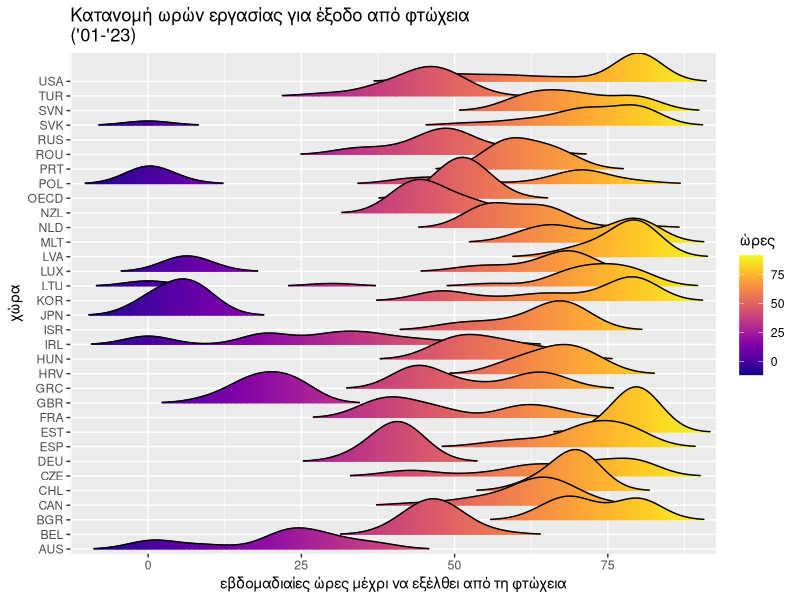
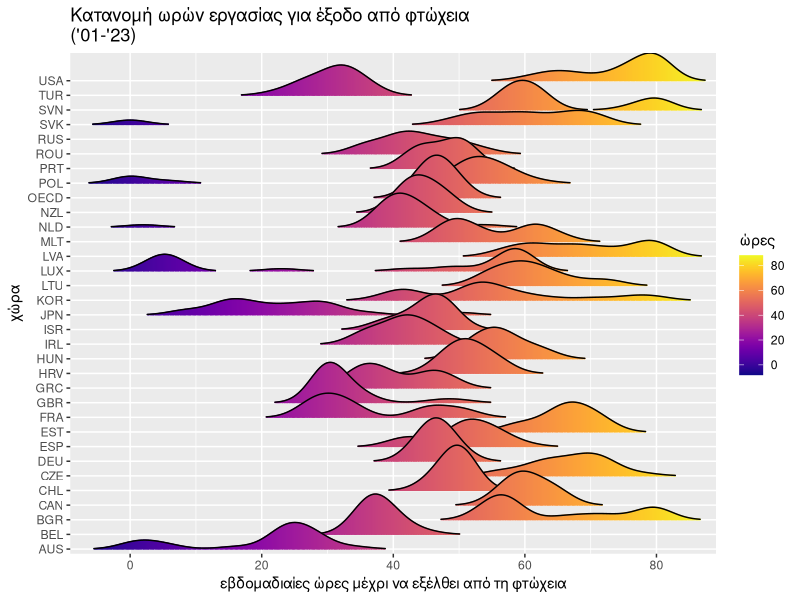
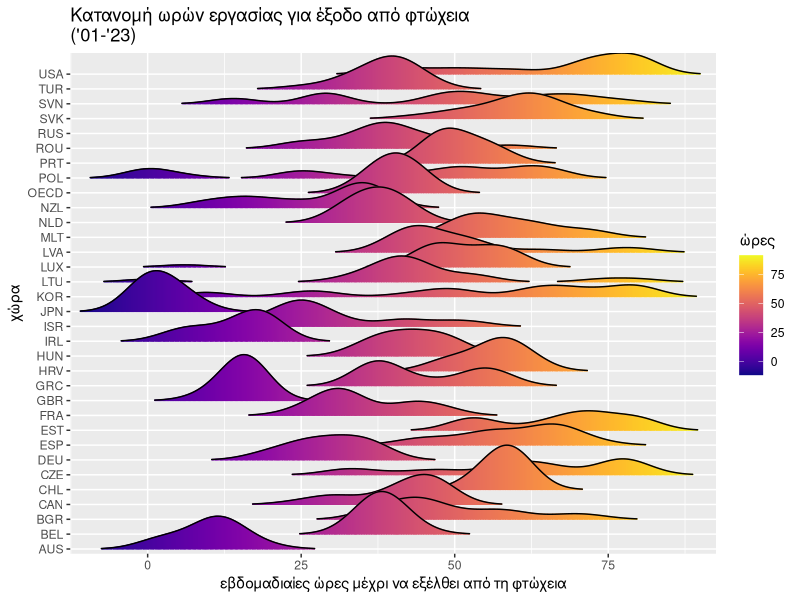
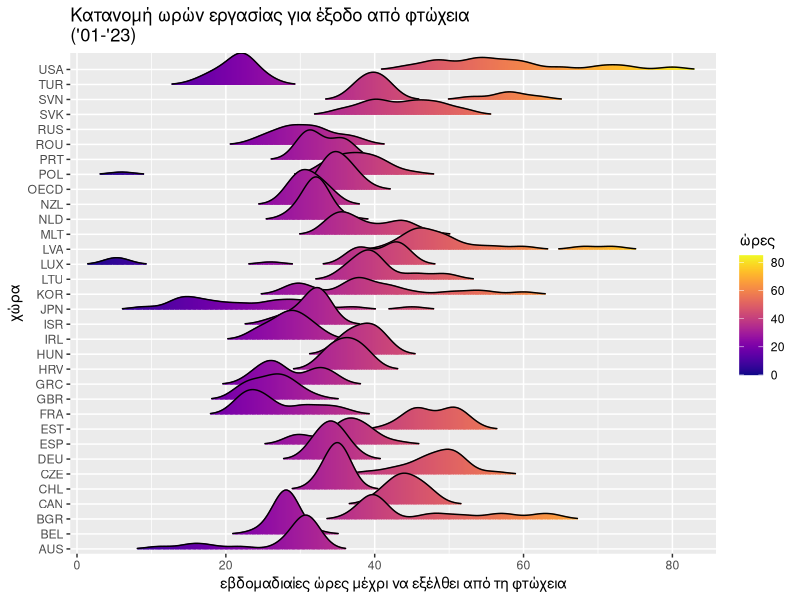
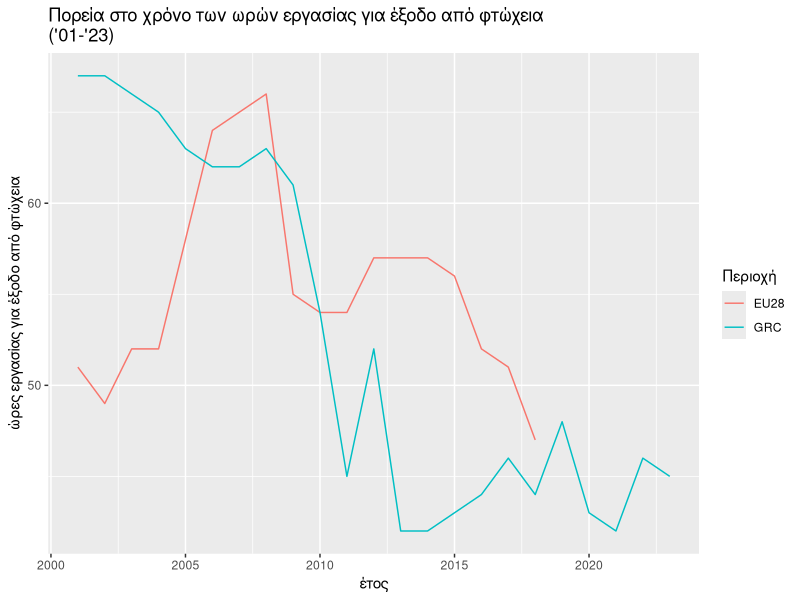
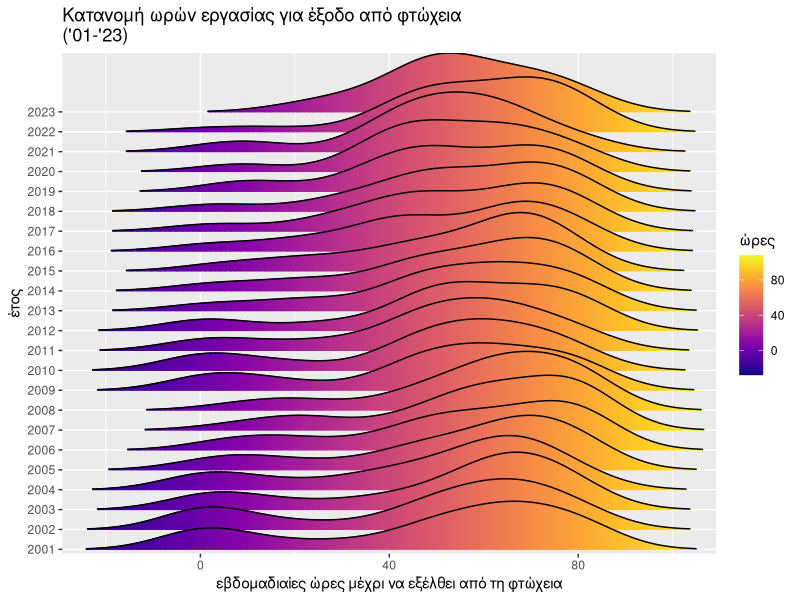
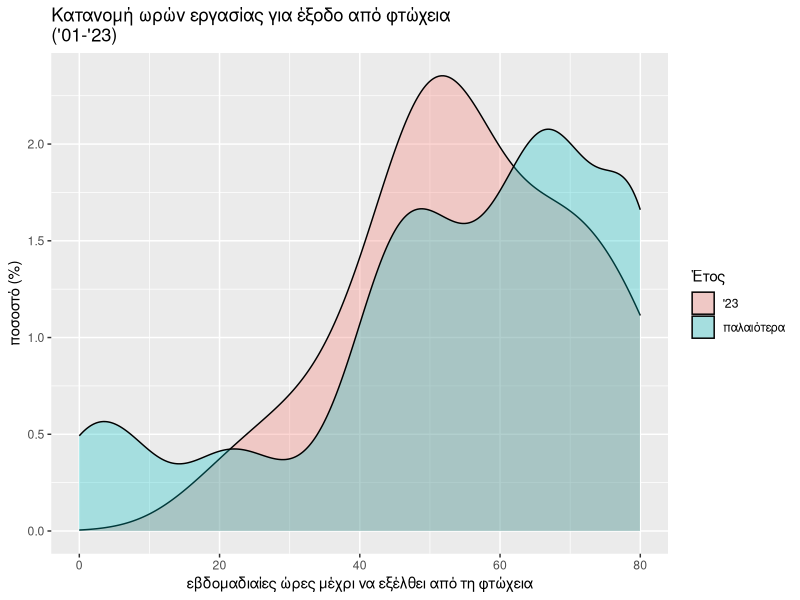
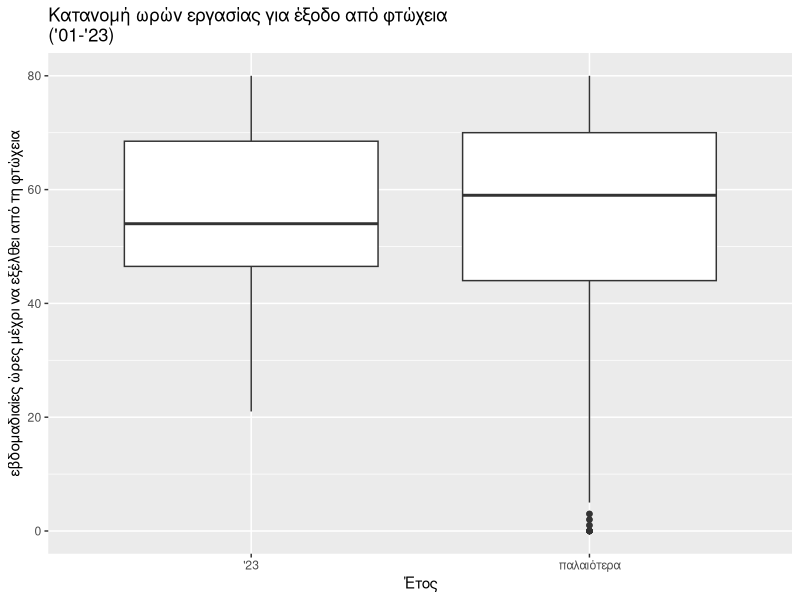

Recreate these plots in R, in order.
## ---- chunk 1
knitr::opts_chunk$set(echo = TRUE)
library(kableExtra)
## ---- chunk 2
rm(list = ls())
## ---- chunk 3
WORKEXPOV <- read.csv("WORKEXPOV.csv", na.string = "")
knitr::kable(head(WORKEXPOV)) %>%
  kable_styling("striped", full_width = F) %>%
  scroll_box(width = "100%", height = "200px")
## ---- chunk 4
WORKEXPOV <- WORKEXPOV[WORKEXPOV$Measure == "Hours at minimum wage",]
WORKEXPOV$ISgr <- ifelse(WORKEXPOV$Country=="Greece", "GR", "notGr")
## ---- chunk 5
WORKEXPOV$is23 <- ifelse(WORKEXPOV$TIME_PERIOD==2023, "'23", "παλαιότερα")
## ---- chunk 6
WORKEXPOVeuGR <- WORKEXPOV[WORKEXPOV$LOCATION=="GRC" | WORKEXPOV$LOCATION=="EU28", ]
WORKEXPOV <- WORKEXPOV[WORKEXPOV$LOCATION != "EU28",]
## ---- chunk 7
if(!require(ggplot2)){
  install.packages("ggplot2")
  library(ggplot2)
}
if(!require(ggridges)){
  install.packages("ggridges")
  library(ggridges)
}
if(!require(rstatix)){
    install.packages("rstatix")
    library(rstatix)
}
if(!require(viridis)){
    install.packages("viridis")
    library(viridis)
}
## ---- chunk 8
couple2child23global <- WORKEXPOV[WORKEXPOV$SUBJECT=="UNEMP_COUPL2CHLD",]
## ---- chunk 9
ggplot(couple2child23global, aes(x = OBS_VALUE, y = as.factor(LOCATION), fill = after_stat(x))) +
  geom_density_ridges_gradient(scale = 3, rel_min_height = 0.01, gradient_lwd = 1.) +
  scale_x_continuous(expand = c(0.01, 0)) +
  scale_y_discrete(expand = c(0.01, 0)) +
  scale_fill_viridis(name = "ώρες", option = "C") +
  labs(title = "Κατανομή ωρών εργασίας για έξοδο από φτώχεια \n('01-'23)",
       x = "εβδομαδιαίες ώρες μέχρι να εξέλθει από τη φτώχεια",
       y = "χώρα")
## ---- chunk 10
coupleNOchild23global <- WORKEXPOV[WORKEXPOV$SUBJECT=="UNEMP_COUPLNOCHLD",]
## ---- chunk 11
ggplot(coupleNOchild23global, aes(x = OBS_VALUE, y = as.factor(LOCATION), fill = after_stat(x))) +
  geom_density_ridges_gradient(scale = 3, rel_min_height = 0.01, gradient_lwd = 1.) +
  scale_x_continuous(expand = c(0.01, 0)) +
  scale_y_discrete(expand = c(0.01, 0)) +
  scale_fill_viridis(name = "ώρες", option = "C") +
  labs(title = "Κατανομή ωρών εργασίας για έξοδο από φτώχεια \n('01-'23)",
       x = "εβδομαδιαίες ώρες μέχρι να εξέλθει από τη φτώχεια",
       y = "χώρα")
## ---- chunk 12
single2child23global <- WORKEXPOV[WORKEXPOV$SUBJECT=="SNGL2CHLD",]
## ---- chunk 13
ggplot(single2child23global, aes(x = OBS_VALUE, y = as.factor(LOCATION), fill = after_stat(x))) +
  geom_density_ridges_gradient(scale = 3, rel_min_height = 0.01, gradient_lwd = 1.) +
  scale_x_continuous(expand = c(0.01, 0)) +
  scale_y_discrete(expand = c(0.01, 0)) +
  scale_fill_viridis(name = "ώρες", option = "C") +
  labs(title = "Κατανομή ωρών εργασίας για έξοδο από φτώχεια \n('01-'23)",
       x = "εβδομαδιαίες ώρες μέχρι να εξέλθει από τη φτώχεια",
       y = "χώρα")
## ---- chunk 14
singleNOchild23global <- WORKEXPOV[WORKEXPOV$SUBJECT=="SNGLNOCHLD",]
## ---- chunk 15
ggplot(singleNOchild23global, aes(x = OBS_VALUE, y = as.factor(LOCATION), fill = after_stat(x))) +
  geom_density_ridges_gradient(scale = 3, rel_min_height = 0.01, gradient_lwd = 1.) +
  scale_x_continuous(expand = c(0.01, 0)) +
  scale_y_discrete(expand = c(0.01, 0)) +
  scale_fill_viridis(name = "ώρες", option = "C") +
  labs(title = "Κατανομή ωρών εργασίας για έξοδο από φτώχεια \n('01-'23)",
       x = "εβδομαδιαίες ώρες μέχρι να εξέλθει από τη φτώχεια",
       y = "χώρα")
## ---- chunk 16
couple2child23EU <- WORKEXPOVeuGR[WORKEXPOVeuGR$SUBJECT=="UNEMP_COUPL2CHLD",]
## ---- chunk 17
couple2child23euPlot <- ggplot(couple2child23EU, aes(x=TIME_PERIOD, y=OBS_VALUE, group = LOCATION, colour = LOCATION))

couple2child23euPlot + geom_line() +
  labs(title = "Πορεία στο χρόνο των ωρών εργασίας για έξοδο από φτώχεια \n('01-'23)",
       x = "έτος",
       y = "ώρες εργασίας για έξοδο από φτώχεια",
       colour = "Περιοχή")
## ---- chunk 18
ggplot(couple2child23global, aes(x = OBS_VALUE, y = as.factor(TIME_PERIOD), fill = after_stat(x))) +
  geom_density_ridges_gradient(scale = 3, rel_min_height = 0.01, gradient_lwd = 1.) +
  scale_x_continuous(expand = c(0.01, 0)) +
  scale_y_discrete(expand = c(0.01, 0)) +
  scale_fill_viridis(name = "ώρες", option = "C") +
  labs(title = "Κατανομή ωρών εργασίας για έξοδο από φτώχεια \n('01-'23)",
       x = "εβδομαδιαίες ώρες μέχρι να εξέλθει από τη φτώχεια",
       y = "έτος")
## ---- chunk 19
couple2child23globalPlot <- ggplot(couple2child23global, aes(x=OBS_VALUE, fill = is23))
couple2child23globalPlot + geom_density(aes(y = after_stat(density) * 100),alpha=0.3) +
  labs(title = "Κατανομή ωρών εργασίας για έξοδο από φτώχεια \n('01-'23)",
       x = "εβδομαδιαίες ώρες μέχρι να εξέλθει από τη φτώχεια",
       y = "ποσοστό (%)",
       fill = "Έτος")
## ---- chunk 20
couple2child23globalPlot <- ggplot(couple2child23global, aes(x=is23, y=OBS_VALUE))
couple2child23globalPlot + geom_boxplot()+
  labs(title = "Κατανομή ωρών εργασίας για έξοδο από φτώχεια \n('01-'23)",
       y = "εβδομαδιαίες ώρες μέχρι να εξέλθει από τη φτώχεια",
       x = "Έτος")
## ---- chunk 21
wilcox.test(data = couple2child23global, OBS_VALUE~is23)
## ---- chunk 22
coupleNOchild23EU <- WORKEXPOVeuGR[WORKEXPOVeuGR$SUBJECT=="UNEMP_COUPLNOCHLD",]
## ---- chunk 23
coupleNOchild23euPlot <- ggplot(coupleNOchild23EU, aes(x=TIME_PERIOD, y=OBS_VALUE, group = LOCATION, colour = LOCATION))

coupleNOchild23euPlot + geom_line()+
  labs(title = "Πορεία στο χρόνο των ωρών εργασίας για έξοδο από φτώχεια \n('01-'23)",
       x = "έτος",
       y = "ώρες εργασίας για έξοδο από φτώχεια",
       colour = "Περιοχή")
## ---- chunk 24
ggplot(coupleNOchild23global, aes(x = OBS_VALUE, y = as.factor(TIME_PERIOD), fill = after_stat(x))) +
  geom_density_ridges_gradient(scale = 3, rel_min_height = 0.01, gradient_lwd = 1.) +
  scale_x_continuous(expand = c(0.01, 0)) +
  scale_y_discrete(expand = c(0.01, 0)) +
  scale_fill_viridis(name = "ώρες", option = "C") +
  labs(title = "Κατανομή ωρών εργασίας για έξοδο από φτώχεια \n('01-'23)",
       x = "εβδομαδιαίες ώρες μέχρι να εξέλθει από τη φτώχεια",
       y = "έτος")
## ---- chunk 25
coupleNOchild23globalPlot <- ggplot(coupleNOchild23global, aes(x=OBS_VALUE, fill = is23))
coupleNOchild23globalPlot + geom_density(aes(y = after_stat(density) * 100),alpha=0.3) +
  labs(title = "Κατανομή ωρών εργασίας για έξοδο από φτώχεια",
       x = "εβδομαδιαίες ώρες μέχρι να εξέλθει από τη φτώχεια",
       y = "ποσοστό (%)",
       fill = "Έτος")
## ---- chunk 26
coupleNOchild23globalPlot2 <- ggplot(coupleNOchild23global, aes(x=is23, y=OBS_VALUE))
coupleNOchild23globalPlot2 + geom_boxplot()+
  labs(title = "Κατανομή ωρών εργασίας για έξοδο από φτώχεια",
       y = "εβδομαδιαίες ώρες μέχρι να εξέλθει από τη φτώχεια",
       x = "Έτος")
## ---- chunk 27
wilcox.test(data = coupleNOchild23global, OBS_VALUE~is23)
## ---- chunk 28
singleNOchild23EU <- WORKEXPOVeuGR[WORKEXPOVeuGR$SUBJECT=="SNGL2CHLD",]
## ---- chunk 29
singleNOchild23euPlot <- ggplot(singleNOchild23EU, aes(x=TIME_PERIOD, y=OBS_VALUE, group = LOCATION, colour = LOCATION))

singleNOchild23euPlot + geom_line()+
  labs(title = "Πορεία στο χρόνο των ωρών εργασίας για έξοδο από φτώχεια \n('01-'23)",
       x = "έτος",
       y = "ώρες εργασίας για έξοδο από φτώχεια",
       colour = "Περιοχή")
## ---- chunk 30
ggplot(single2child23global, aes(x = OBS_VALUE, y = as.factor(TIME_PERIOD), fill = after_stat(x))) +
  geom_density_ridges_gradient(scale = 3, rel_min_height = 0.01, gradient_lwd = 1.) +
  scale_x_continuous(expand = c(0.01, 0)) +
  scale_y_discrete(expand = c(0.01, 0)) +
  scale_fill_viridis(name = "ώρες", option = "C") +
  labs(title = "Κατανομή ωρών εργασίας για έξοδο από φτώχεια \n('01-'23)",
       x = "εβδομαδιαίες ώρες μέχρι να εξέλθει από τη φτώχεια",
       y = "έτος")
## ---- chunk 31
single2child23globalPlot <- ggplot(single2child23global, aes(x=OBS_VALUE, fill = is23))
single2child23globalPlot + geom_density(aes(y = after_stat(density) * 100),alpha=0.3) +
  labs(title = "Κατανομή ωρών εργασίας για έξοδο από φτώχεια",
       x = "εβδομαδιαίες ώρες μέχρι να εξέλθει από τη φτώχεια",
       y = "ποσοστό (%)",
       fill = "Έτος")
## ---- chunk 32
single2child23globalPlot2 <- ggplot(single2child23global, aes(x=is23, y=OBS_VALUE))
single2child23globalPlot2 + geom_boxplot()+
  labs(title = "Κατανομή ωρών εργασίας για έξοδο από φτώχεια",
       y = "εβδομαδιαίες ώρες μέχρι να εξέλθει από τη φτώχεια",
       x = "Έτος")
## ---- chunk 33
wilcox.test(data = single2child23global, OBS_VALUE~is23)
## ---- chunk 34
singleNOchild23EU <- WORKEXPOVeuGR[WORKEXPOVeuGR$SUBJECT=="SNGLNOCHLD",]
## ---- chunk 35
singleNOchild23euPlot <- ggplot(singleNOchild23EU, aes(x=TIME_PERIOD, y=OBS_VALUE, group = LOCATION, colour = LOCATION))

singleNOchild23euPlot + geom_line()+
  labs(title = "Πορεία στο χρόνο των ωρών εργασίας για έξοδο από φτώχεια \n('01-'23)",
       x = "έτος",
       y = "ώρες εργασίας για έξοδο από φτώχεια",
       colour = "Περιοχή")
## ---- chunk 36
ggplot(singleNOchild23global, aes(x = OBS_VALUE, y = as.factor(TIME_PERIOD), fill = after_stat(x))) +
  geom_density_ridges_gradient(scale = 3, rel_min_height = 0.01, gradient_lwd = 1.) +
  scale_x_continuous(expand = c(0.01, 0)) +
  scale_y_discrete(expand = c(0.01, 0)) +
  scale_fill_viridis(name = "ώρες", option = "C") +
  labs(title = "Κατανομή ωρών εργασίας για έξοδο από φτώχεια \n('01-'23)",
       x = "εβδομαδιαίες ώρες μέχρι να εξέλθει από τη φτώχεια",
       y = "έτος")
## ---- chunk 37
singleNOchild23globalPlot <- ggplot(singleNOchild23global, aes(x=OBS_VALUE, fill = is23))
singleNOchild23globalPlot + geom_density(aes(y = after_stat(density) * 100),alpha=0.3) +
  labs(title = "Κατανομή ωρών εργασίας για έξοδο από φτώχεια",
       x = "εβδομαδιαίες ώρες μέχρι να εξέλθει από τη φτώχεια",
       y = "ποσοστό (%)",
       fill = "Έτος")
## ---- chunk 38
singleNOchild23globalPlot2 <- ggplot(singleNOchild23global, aes(x=is23, y=OBS_VALUE))
singleNOchild23globalPlot2 + geom_boxplot(outlier.shape = NA)+
  labs(title = "Κατανομή ωρών εργασίας για έξοδο από φτώχεια",
       y = "εβδομαδιαίες ώρες μέχρι να εξέλθει από τη φτώχεια",
       x = "Έτος")
## ---- chunk 39
wilcox.test(data = singleNOchild23global, OBS_VALUE~is23)
## ---- chunk 40
couple <- WORKEXPOV[(WORKEXPOV$SUBJECT=="UNEMP_COUPL2CHLD" | WORKEXPOV$SUBJECT=="UNEMP_COUPLNOCHLD"),]
## ---- chunk 41
couplePlot <- ggplot(couple, aes(x=OBS_VALUE, fill = SUBJECT))
couplePlot + geom_density(aes(y = after_stat(density) * 100),alpha=0.3)+
  labs(title = "Κατανομή ωρών εργασίας για έξοδο από φτώχεια ('01-'23)",
       x = "εβδομαδιαίες ώρες μέχρι να εξέλθει από τη φτώχεια",
       y = "ποσοστό (%)",
       fill = "Με 2 παιδιά ή χωρίς;")
## ---- chunk 42
couplePlot2 <- ggplot(couple, aes(x=SUBJECT, y=OBS_VALUE))
couplePlot2 + geom_boxplot(outlier.shape = NA) + geom_jitter(shape=16, size=1,position=position_jitter(0.2))+
  labs(title = "Κατανομή ωρών εργασίας για έξοδο από φτώχεια ('01-'23)",
       y = "εβδομαδιαίες ώρες μέχρι να εξέλθει από τη φτώχεια",
       x = "Με 2 παιδιά ή χωρίς;")
## ---- chunk 43
wilcox.test(data = couple, OBS_VALUE~SUBJECT)
## ---- chunk 44
wilcox_effsize(data = couple, OBS_VALUE~SUBJECT)
## ---- chunk 45
ggplot(couple, aes(x = OBS_VALUE, y = as.factor(TIME_PERIOD), fill = SUBJECT)) +
  geom_density_ridges(alpha=0.7) +
  labs(title = "Κατανομή ωρών εργασίας για έξοδο από φτώχεια ('01-'23)",
       x = "εβδομαδιαίες ώρες μέχρι να εξέλθει από τη φτώχεια",
       y = "έτος",
       fill = "Με 2 παιδιά ή χωρίς;")
## ---- chunk 46
single <- WORKEXPOV[(WORKEXPOV$SUBJECT=="SNGL2CHLD" | WORKEXPOV$SUBJECT=="SNGLNOCHLD"),]
## ---- chunk 47
singlePlot <- ggplot(single, aes(x=OBS_VALUE, fill = SUBJECT))
singlePlot + geom_density(aes(y = after_stat(density) * 100),alpha=0.3)+
  labs(title = "Κατανομή ωρών εργασίας για έξοδο από φτώχεια ('01-'23)",
       x = "εβδομαδιαίες ώρες μέχρι να εξέλθει από τη φτώχεια",
       y = "ποσοστό (%)",
       fill = "Με 2 παιδιά ή χωρίς;")
## ---- chunk 48
singlePlot2 <- ggplot(single, aes(x=SUBJECT, y=OBS_VALUE))
singlePlot2 + geom_boxplot(outlier.shape = NA) + geom_jitter(shape=16, size=1,position=position_jitter(0.2))+
  labs(title = "Κατανομή ωρών εργασίας για έξοδο από φτώχεια (2023)",
       y = "εβδομαδιαίες ώρες μέχρι να εξέλθει από τη φτώχεια",
       x = "Με 2 παιδιά ή χωρίς;")
## ---- chunk 49
wilcox.test(data = single, OBS_VALUE~SUBJECT)
## ---- chunk 50
wilcox_effsize(data = single, OBS_VALUE~SUBJECT)
## ---- chunk 51
ggplot(single, aes(x = OBS_VALUE, y = as.factor(TIME_PERIOD), fill = SUBJECT)) +
  geom_density_ridges(alpha=0.7) +
  labs(title = "Κατανομή ωρών εργασίας για έξοδο από φτώχεια ('01-'23)",
       x = "εβδομαδιαίες ώρες μέχρι να εξέλθει από τη φτώχεια",
       y = "έτος",
       fill = "Με 2 παιδιά ή χωρίς;")
## ---- chunk 52
child2 <- WORKEXPOV[(WORKEXPOV$SUBJECT=="UNEMP_COUPL2CHLD" | WORKEXPOV$SUBJECT=="SNGL2CHLD"),]
## ---- chunk 53
child2Plot <- ggplot(child2, aes(x=OBS_VALUE, fill = SUBJECT))
child2Plot + geom_density(aes(y = after_stat(density) * 100),alpha=0.3) +
  labs(title = "Κατανομή ωρών εργασίας για έξοδο από φτώχεια ('01-'23)",
       x = "εβδομαδιαίες ώρες μέχρι να εξέλθει από τη φτώχεια",
       y = "ποσοστό (%)",
       fill = "Ζευγάρι ή μόνος")
## ---- chunk 54
child2Plot2 <- ggplot(child2, aes(x=SUBJECT, y=OBS_VALUE))
child2Plot2 + geom_boxplot(outlier.shape = NA) + geom_jitter(shape=16, size=1,position=position_jitter(0.2))+
  labs(title = "Κατανομή ωρών εργασίας για έξοδο από φτώχεια ('01-'23)",
       y = "εβδομαδιαίες ώρες μέχρι να εξέλθει από τη φτώχεια",
       x = "Ζευγάρι ή μόνος;")
## ---- chunk 55
wilcox.test(data = child2, OBS_VALUE~SUBJECT)
## ---- chunk 56
wilcox_effsize(data = child2, OBS_VALUE~SUBJECT)
## ---- chunk 57
ggplot(child2, aes(x = OBS_VALUE, y = as.factor(TIME_PERIOD), fill = SUBJECT)) +
  geom_density_ridges(alpha=0.7) +
  labs(title = "Κατανομή ωρών εργασίας για έξοδο από φτώχεια ('01-'23)",
       x = "εβδομαδιαίες ώρες μέχρι να εξέλθει από τη φτώχεια",
       y = "έτος",
       fill = "Ζευγάρι ή μόνος")
## ---- chunk 58
childNO <- WORKEXPOV[(WORKEXPOV$SUBJECT=="UNEMP_COUPLNOCHLD" | WORKEXPOV$SUBJECT=="SNGLNOCHLD"),]
## ---- chunk 59
childNOPlot <- ggplot(childNO, aes(x=OBS_VALUE, fill = SUBJECT))
childNOPlot + geom_density(aes(y = after_stat(density) * 100),alpha=0.3) +
  labs(title = "Κατανομή ωρών εργασίας για έξοδο από φτώχεια ('01-'23)",
       x = "εβδομαδιαίες ώρες μέχρι να εξέλθει από τη φτώχεια",
       y = "ποσοστό (%)",
       fill = "Ζευγάρι ή μόνος")
## ---- chunk 60
childNOPlot2 <- ggplot(childNO, aes(x=SUBJECT, y=OBS_VALUE))
childNOPlot2 + geom_boxplot(outlier.shape = NA) + geom_jitter(shape=16, size=1,position=position_jitter(0.2))+
  labs(title = "Κατανομή ωρών εργασίας για έξοδο από φτώχεια ('01-'23)",
       y = "εβδομαδιαίες ώρες μέχρι να εξέλθει από τη φτώχεια",
       x = "Ζευγάρι ή μόνος;")
## ---- chunk 61
wilcox.test(data = childNO, OBS_VALUE~SUBJECT)
## ---- chunk 62
wilcox_effsize(data = childNO, OBS_VALUE~SUBJECT)
## ---- chunk 63
ggplot(childNO, aes(x = OBS_VALUE, y = as.factor(TIME_PERIOD), fill = SUBJECT)) +
  geom_density_ridges(alpha=0.7) +
  labs(title = "Κατανομή ωρών εργασίας για έξοδο από φτώχεια ('01-'23)",
       x = "εβδομαδιαίες ώρες μέχρι να εξέλθει από τη φτώχεια",
       y = "έτος",
       fill = "Ζευγάρι ή μόνος")
